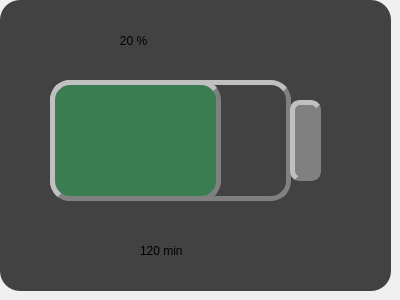
<?xml version="1.0" encoding="UTF-8"?>
<ui version="4.0">
 <class>batterywidget</class>
 <widget class="QWidget" name="batterywidget">
  <property name="geometry">
   <rect>
    <x>0</x>
    <y>0</y>
    <width>400</width>
    <height>300</height>
   </rect>
  </property>
  <property name="windowTitle">
   <string>Form</string>
  </property>
  <widget class="QLabel" name="battery_head">
   <property name="geometry">
    <rect>
     <x>290</x>
     <y>100</y>
     <width>31</width>
     <height>81</height>
    </rect>
   </property>
   <property name="styleSheet">
    <string notr="true">border-style: outset;
    border-width: 5px;
    border-radius: 10px;
    border-color: grey;

background-color: grey;</string>
   </property>
   <property name="text">
    <string/>
   </property>
  </widget>
  <widget class="QLabel" name="battery_percent_box">
   <property name="geometry">
    <rect>
     <x>50</x>
     <y>80</y>
     <width>171</width>
     <height>121</height>
    </rect>
   </property>
   <property name="styleSheet">
    <string notr="true">border-style: outset;
    border-width: 5px;
    border-radius: 20px;
    border-color: grey;

background-color: rgb(58, 125, 81);</string>
   </property>
   <property name="text">
    <string/>
   </property>
  </widget>
  <widget class="QLabel" name="label_2">
   <property name="geometry">
    <rect>
     <x>140</x>
     <y>230</y>
     <width>121</width>
     <height>41</height>
    </rect>
   </property>
   <property name="styleSheet">
    <string notr="true">font: 24pt &quot;Ubuntu&quot;;
background-color: rgba(10, 13, 5,0);</string>
   </property>
   <property name="text">
    <string>120 min</string>
   </property>
  </widget>
  <widget class="QLabel" name="battery_frame">
   <property name="geometry">
    <rect>
     <x>50</x>
     <y>80</y>
     <width>241</width>
     <height>121</height>
    </rect>
   </property>
   <property name="styleSheet">
    <string notr="true">border-style: outset;
    border-width: 5px;
    border-radius: 20px;
    border-color: grey;

background-color: rgba(10, 13, 5,0)</string>
   </property>
   <property name="text">
    <string/>
   </property>
  </widget>
  <widget class="QLabel" name="label">
   <property name="geometry">
    <rect>
     <x>110</x>
     <y>20</y>
     <width>161</width>
     <height>41</height>
    </rect>
   </property>
   <property name="styleSheet">
    <string notr="true">font: 44pt &quot;Ubuntu&quot;;
background-color: rgba(10, 13, 5,0);</string>
   </property>
   <property name="text">
    <string>   20 %</string>
   </property>
  </widget>
  <widget class="QLabel" name="back">
   <property name="geometry">
    <rect>
     <x>0</x>
     <y>0</y>
     <width>391</width>
     <height>291</height>
    </rect>
   </property>
   <property name="styleSheet">
    <string notr="true">border-radius:20px;
background-color: rgb(66, 66, 66);</string>
   </property>
   <property name="text">
    <string/>
   </property>
  </widget>
  <zorder>back</zorder>
  <zorder>label_2</zorder>
  <zorder>label</zorder>
  <zorder>battery_frame</zorder>
  <zorder>battery_head</zorder>
  <zorder>battery_percent_box</zorder>
 </widget>
 <resources/>
 <connections/>
</ui>
